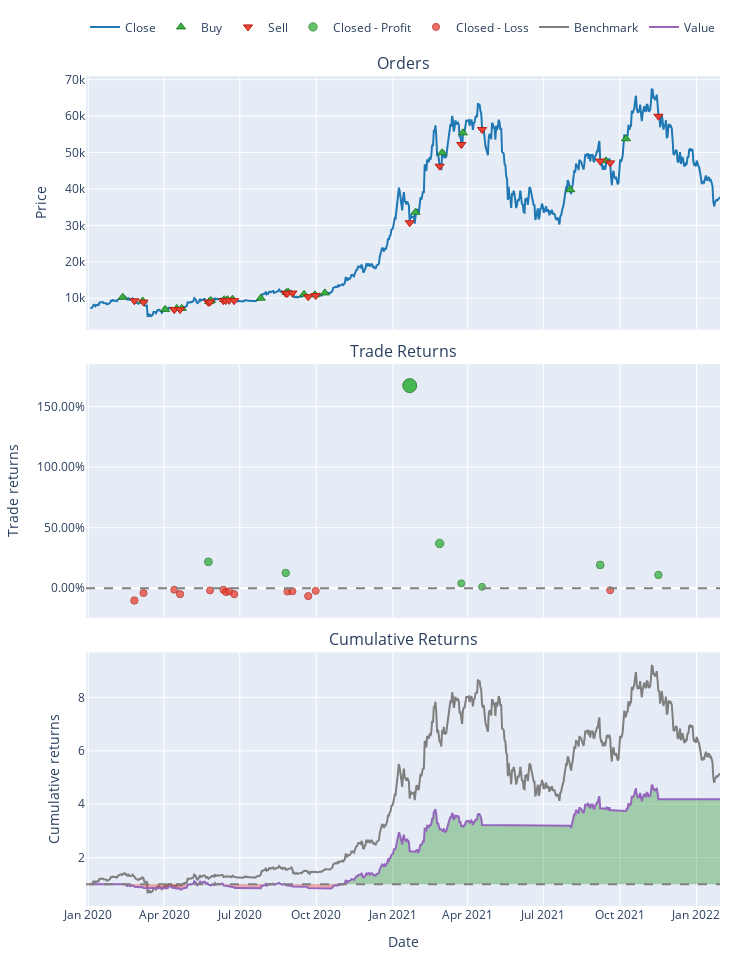

Notebook source saved alongside this figure:
### Code cell
port.plot().show()

### Figure 1 — Plotly figure (JSON) as saved in the notebook; plotly's stock layout.template omitted (floating-point values rounded to 4 significant figures; data arrays with more than 128 entries replaced by an {"elided": "..."} marker saying what was removed)
{"data": [{"legendgroup": "0", "line": {"color": "#1f77b4"}, "name": "Close", "showlegend": true, "type": "scatter", "uid": "36855ccb-ae5c-4dfc-a05a-694f899c4b05", "x": {"elided": "758 str values"}, "xaxis": "x", "y": {"elided": "758 float values"}, "yaxis": "y"}, {"customdata": [[0, 0.00971, 0.2494], [2, 0.009688, 0.2241], [4, 0.01242, 0.2153], [6, 0.01181, 0.2126], [8, 0.01121, 0.2022], [10, 0.01085, 0.2462], [12, 0.01031, 0.2417], [14, 0.009941, 0.2386], [16, 0.009606, 0.231], [18, 0.009232, 0.225], [20, 0.008548, 0.214], [22, 0.008326, 0.2411], [24, 0.008052, 0.2345], [26, 0.008254, 0.2286], [28, 0.00782, 0.2138], [30, 0.007301, 0.2091], [32, 0.006639, 0.558], [34, 0.006116, 0.7638], [36, 0.005734, 0.7943], [38, 0.008075, 0.8033], [40, 0.008025, 0.9573], [42, 0.007001, 0.9415]], "hovertemplate": "Order Id: %{customdata[0]}<br>Date: %{x}<br>Price: %{y}<br>Size: %{customdata[1]:.6f}<br>Fees: %{customdata[2]:.6f}", "legendgroup": "1", "marker": {"color": "#37B13F", "line": {"color": "rgb(38,123,44)", "width": 1}, "size": 8, "symbol": "triangle-up"}, "mode": "markers", "name": "Buy", "type": "scatter", "uid": "a286ccc7-4080-49f8-b5f4-7309ffe84423", "x": ["2020-02-11T07:00:00", "2020-03-06T07:00:00", "2020-04-02T07:00:00", "2020-04-16T07:00:00", "2020-04-22T07:00:00", "2020-05-25T07:00:00", "2020-05-27T07:00:00", "2020-06-12T07:00:00", "2020-06-16T07:00:00", "2020-06-22T07:00:00", "2020-07-26T07:00:00", "2020-08-26T07:00:00", "2020-08-28T07:00:00", "2020-09-16T07:00:00", "2020-09-29T07:00:00", "2020-10-11T07:00:00", "2021-01-28T07:00:00", "2021-03-01T07:00:00", "2021-03-26T07:00:00", "2021-08-02T07:00:00", "2021-09-14T07:00:00", "2021-10-08T07:00:00"], "xaxis": "x", "y": [10270.0, 9253.0, 6935.0, 7199.0, 7216.0, 9078.0, 9380.0, 9602.0, 9621.0, 9751.0, 10020.0, 11580.0, 11650.0, 11080.0, 10930.0, 11460.0, 33620.0, 49950.0, 55410.0, 39790.0, 47720.0, 53800.0], "yaxis": "y"}, {"customdata": [[1, 0.00971, 0.2252], [3, 0.009688, 0.2164], [5, 0.01242, 0.2137], [7, 0.01181, 0.2032], [9, 0.01121, 0.2474], [11, 0.01085, 0.2429], [13, 0.01031, 0.2398], [15, 0.009941, 0.2322], [17, 0.009606, 0.2262], [19, 0.009232, 0.2151], [21, 0.008548, 0.2423], [23, 0.008326, 0.2356], [25, 0.008052, 0.2297], [27, 0.008254, 0.2148], [29, 0.00782, 0.2101], [31, 0.007301, 0.5608], [33, 0.006639, 0.7677], [35, 0.006116, 0.7983], [37, 0.005734, 0.8073], [39, 0.008075, 0.9621], [41, 0.008025, 0.9462], [43, 0.007001, 1.05]], "hovertemplate": "Order Id: %{customdata[0]}<br>Date: %{x}<br>Price: %{y}<br>Size: %{customdata[1]:.6f}<br>Fees: %{customdata[2]:.6f}", "legendgroup": "2", "marker": {"color": "#EA4335", "line": {"color": "rgb(181,31,18)", "width": 1}, "size": 8, "symbol": "triangle-down"}, "mode": "markers", "name": "Sell", "type": "scatter", "uid": "cdb20eee-33a1-4252-a161-273daf58a387", "x": ["2020-02-25T07:00:00", "2020-03-07T07:00:00", "2020-04-13T07:00:00", "2020-04-20T07:00:00", "2020-05-24T07:00:00", "2020-05-26T07:00:00", "2020-06-11T07:00:00", "2020-06-14T07:00:00", "2020-06-18T07:00:00", "2020-06-24T07:00:00", "2020-08-25T07:00:00", "2020-08-27T07:00:00", "2020-09-02T07:00:00", "2020-09-21T07:00:00", "2020-09-30T07:00:00", "2021-01-21T07:00:00", "2021-02-26T07:00:00", "2021-03-24T07:00:00", "2021-04-18T07:00:00", "2021-09-07T07:00:00", "2021-09-19T07:00:00", "2021-11-16T07:00:00"], "xaxis": "x", "y": [9279.0, 8933.0, 6884.0, 6881.0, 8829.0, 8957.0, 9308.0, 9343.0, 9418.0, 9321.0, 11340.0, 11320.0, 11410.0, 10410.0, 10750.0, 30720.0, 46250.0, 52210.0, 56320.0, 47660.0, 47170.0, 59970.0], "yaxis": "y"}, {"customdata": [[4, 4, 17.63], [10, 10, 10.83], [15, 15, 139.9], [16, 16, 82.54], [17, 17, 12.22], [18, 18, 3.614], [19, 19, 61.75], [21, 21, 41.26]], "hovertemplate": "Trade Id: %{customdata[0]}<br>Position Id: %{customdata[1]}<br>Date: %{x}<br>PnL: %{customdata[1]:.6f}<br>Return: %{y}", "legendgroup": "3", "marker": {"color": "#37B13F", "line": {"color": "rgb(38,123,44)", "width": 1}, "opacity": [0.7686, 0.7604, 0.9, 0.7824, 0.7526, 0.75, 0.7663, 0.7589], "size": [7.87, 7.485, 14, 8.51, 7.121, 7, 7.762, 7.414], "symbol": "circle"}, "mode": "markers", "name": "Closed - Profit", "type": "scatter", "uid": "9c17df31-90b4-4614-85b0-1de71b179f0e", "x": ["2020-05-24T07:00:00", "2020-08-25T07:00:00", "2021-01-21T07:00:00", "2021-02-26T07:00:00", "2021-03-24T07:00:00", "2021-04-18T07:00:00", "2021-09-07T07:00:00", "2021-11-16T07:00:00"], "xaxis": "x2", "y": [0.2179, 0.1265, 1.673, 0.3698, 0.03999, 0.01137, 0.1922, 0.1096], "yaxis": "y2"}, {"customdata": [[0, 0, -10.13], [1, 1, -3.547], [2, 2, -1.068], [3, 3, -4.172], [5, 5, -1.805], [6, 6, -1.217], [7, 7, -3.041], [8, 8, -2.407], [9, 9, -4.41], [11, 11, -2.642], [12, 12, -2.358], [13, 13, -5.945], [14, 14, -1.87], [20, 20, -6.327]], "hovertemplate": "Trade Id: %{customdata[0]}<br>Position Id: %{customdata[1]}<br>Date: %{x}<br>PnL: %{customdata[1]:.6f}<br>Return: %{y}", "legendgroup": "4", "marker": {"color": "#EA4335", "line": {"color": "rgb(181,31,18)", "width": 1}, "opacity": [0.7581, 0.7525, 0.7501, 0.7534, 0.7506, 0.7501, 0.7518, 0.7513, 0.7534, 0.7514, 0.7512, 0.7548, 0.7509, 0.7505], "size": [7.38, 7.119, 7.004, 7.159, 7.029, 7.005, 7.086, 7.062, 7.159, 7.068, 7.058, 7.226, 7.044, 7.022], "symbol": "circle"}, "mode": "markers", "name": "Closed - Loss", "type": "scatter", "uid": "aad0ca64-bd4b-43a7-a10c-cee646fffef6", "x": ["2020-02-25T07:00:00", "2020-03-07T07:00:00", "2020-04-13T07:00:00", "2020-04-20T07:00:00", "2020-05-26T07:00:00", "2020-06-11T07:00:00", "2020-06-14T07:00:00", "2020-06-18T07:00:00", "2020-06-24T07:00:00", "2020-08-27T07:00:00", "2020-09-02T07:00:00", "2020-09-21T07:00:00", "2020-09-30T07:00:00", "2021-09-19T07:00:00"], "xaxis": "x2", "y": [-0.1015, -0.03957, -0.01241, -0.04906, -0.01833, -0.01259, -0.03186, -0.02605, -0.04899, -0.0274, -0.02514, -0.06502, -0.02187, -0.01652], "yaxis": "y2"}, {"legendgroup": "5", "line": {"color": "#7f7f7f"}, "name": "Benchmark", "showlegend": true, "type": "scatter", "uid": "1e9fbfe3-5083-47c2-8ba3-ddbac401db5e", "x": {"elided": "758 str values"}, "xaxis": "x3", "y": {"elided": "758 float values"}, "yaxis": "y3"}, {"hoverinfo": "skip", "legendgroup": "6", "line": {"color": "rgba(0, 0, 0, 0)", "width": 0}, "opacity": 0, "showlegend": false, "type": "scatter", "uid": "3495d892-32a9-4bfa-ad89-610fa866525c", "x": {"elided": "758 str values"}, "xaxis": "x3", "y": {"elided": "758 int values"}, "yaxis": "y3"}, {"connectgaps": false, "fill": "tonexty", "fillcolor": "rgba(0, 128, 0, 0.3)", "hoverinfo": "skip", "legendgroup": "6", "line": {"color": "rgba(0, 0, 0, 0)", "width": 0}, "opacity": 0, "showlegend": false, "type": "scatter", "uid": "b27f996a-ceaa-438c-b283-b73225d32073", "x": {"elided": "758 str values"}, "xaxis": "x3", "y": {"elided": "758 float values"}, "yaxis": "y3"}, {"hoverinfo": "skip", "legendgroup": "6", "line": {"color": "rgba(0, 0, 0, 0)", "width": 0}, "opacity": 0, "showlegend": false, "type": "scatter", "uid": "f084daf4-fded-4d91-926f-a476947a4e6e", "x": {"elided": "758 str values"}, "xaxis": "x3", "y": {"elided": "758 int values"}, "yaxis": "y3"}, {"connectgaps": false, "fill": "tonexty", "fillcolor": "rgba(255, 0, 0, 0.3)", "hoverinfo": "skip", "legendgroup": "6", "line": {"color": "rgba(0, 0, 0, 0)", "width": 0}, "opacity": 0, "showlegend": false, "type": "scatter", "uid": "2f7f2005-05fb-4e98-92fe-4a9eab8efad8", "x": {"elided": "758 str values"}, "xaxis": "x3", "y": {"elided": "758 float values"}, "yaxis": "y3"}, {"legendgroup": "7", "line": {"color": "#9467bd"}, "name": "Value", "showlegend": true, "type": "scatter", "uid": "e6d6fced-e99d-49b5-b65d-38230ee7ffdd", "x": {"elided": "758 str values"}, "xaxis": "x3", "y": {"elided": "758 float values"}, "yaxis": "y3"}, {"hoverinfo": "skip", "legendgroup": "6", "line": {"color": "rgba(0, 0, 0, 0)", "width": 0}, "opacity": 0, "showlegend": false, "type": "scatter", "uid": "7eee12aa-a936-4645-a53d-aaf37afa9c15", "x": {"elided": "758 str values"}, "xaxis": "x3", "y": {"elided": "758 int values"}, "yaxis": "y3"}], "layout": {"annotations": [{"font": {"size": 16}, "showarrow": false, "text": "Orders", "x": 0.5, "xanchor": "center", "xref": "paper", "y": 1, "yanchor": "bottom", "yref": "paper"}, {"font": {"size": 16}, "showarrow": false, "text": "Trade Returns", "x": 0.5, "xanchor": "center", "xref": "paper", "y": 0.6528, "yanchor": "bottom", "yref": "paper"}, {"font": {"size": 16}, "showarrow": false, "text": "Cumulative Returns", "x": 0.5, "xanchor": "center", "xref": "paper", "y": 0.3056, "yanchor": "bottom", "yref": "paper"}], "height": 960, "legend": {"orientation": "h", "traceorder": "normal", "x": 1, "xanchor": "right", "y": 1.042, "yanchor": "bottom"}, "margin": {"b": 30, "l": 30, "r": 30, "t": 30}, "shapes": [{"line": {"color": "gray", "dash": "dash"}, "type": "line", "x0": 0, "x1": 1, "xref": "paper", "y0": 0, "y1": 0, "yref": "y2"}, {"line": {"color": "gray", "dash": "dash"}, "type": "line", "x0": 0, "x1": 1, "xref": "paper", "y0": 1, "y1": 1, "yref": "y3"}], "width": 750, "xaxis": {"anchor": "y", "domain": [0, 1], "matches": "x3", "showticklabels": false}, "xaxis2": {"anchor": "y2", "domain": [0, 1], "matches": "x3", "showticklabels": false}, "xaxis3": {"anchor": "y3", "domain": [0, 1], "title": {"text": "Date"}}, "yaxis": {"anchor": "x", "domain": [0.6944, 1], "title": {"text": "Price"}}, "yaxis2": {"anchor": "x2", "domain": [0.3472, 0.6528], "tickformat": ".2%", "title": {"text": "Trade returns"}}, "yaxis3": {"anchor": "x3", "domain": [0, 0.3056], "title": {"text": "Cumulative returns"}}}}
